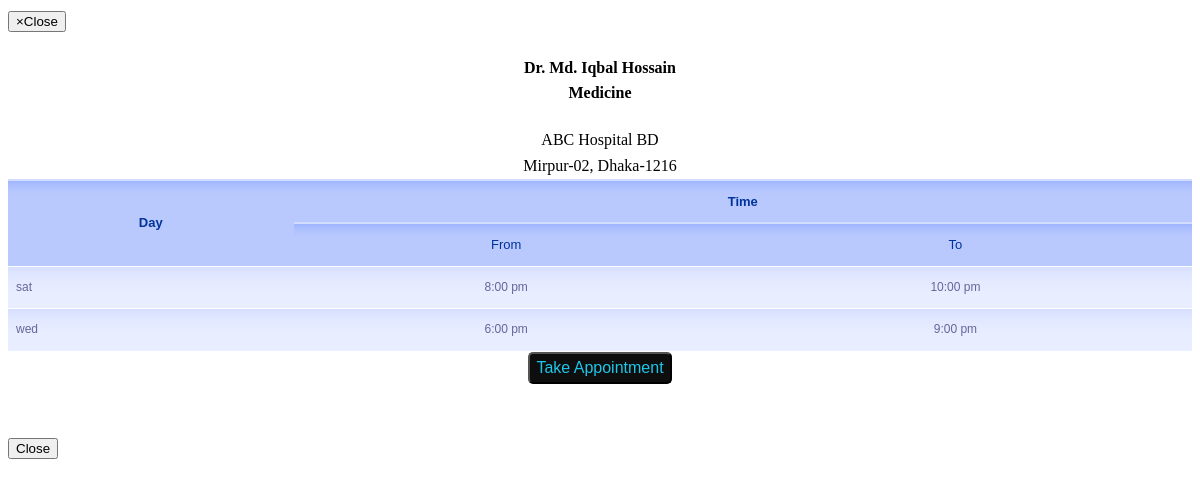
/public/website/schedule_modal.php?id=4, run on the app's committed database.
### tables this page shows
CREATE TABLE schedule (
  schedule_id INT(11) NOT NULL AUTO_INCREMENT,
  doctor_id INT(11) NOT NULL,
  hospital_id INT(11) NOT NULL,
  doctor_contact VARCHAR(25) DEFAULT NULL,
  doctor_asst_contact VARCHAR(25) DEFAULT NULL,
  fee VARCHAR(25) DEFAULT NULL,
  will_join VARCHAR(50) DEFAULT NULL,
  room VARCHAR(50) DEFAULT NULL,
  availability VARCHAR(25) DEFAULT 'yes',
  sat_aval VARCHAR(25) DEFAULT NULL,
  sat_from VARCHAR(25) DEFAULT NULL,
  sat_to VARCHAR(25) DEFAULT NULL,
  sat_max INT(11) DEFAULT NULL,
  sun_aval VARCHAR(25) DEFAULT NULL,
  sun_from VARCHAR(25) DEFAULT NULL,
  sun_to VARCHAR(25) DEFAULT NULL,
  sun_max INT(11) DEFAULT NULL,
  mon_aval VARCHAR(25) DEFAULT NULL,
  mon_from VARCHAR(25) DEFAULT NULL,
  mon_to VARCHAR(25) DEFAULT NULL,
  mon_max INT(11) DEFAULT NULL,
  tues_aval VARCHAR(25) DEFAULT NULL,
  tues_from VARCHAR(25) DEFAULT NULL,
  tues_to VARCHAR(25) DEFAULT NULL,
  tues_max INT(11) DEFAULT NULL,
  wed_aval VARCHAR(25) DEFAULT NULL,
  wed_from VARCHAR(25) DEFAULT NULL,
  wed_to VARCHAR(25) DEFAULT NULL,
  wed_max INT(11) DEFAULT NULL,
  thur_aval VARCHAR(25) DEFAULT NULL,
  thur_from VARCHAR(25) DEFAULT NULL,
  thur_to VARCHAR(25) DEFAULT NULL,
  thur_max INT(11) DEFAULT NULL,
  fri_aval VARCHAR(25) DEFAULT NULL,
  fri_from VARCHAR(25) DEFAULT NULL,
  fri_to VARCHAR(25) DEFAULT NULL,
  fri_max INT(11) DEFAULT NULL,
  PRIMARY KEY (doctor_id, hospital_id),
  UNIQUE INDEX UK_schedule_schedule_id (schedule_id),
  CONSTRAINT FK_schedule_doctor_doctor_id FOREIGN KEY (doctor_id)
    REFERENCES doctor(doctor_id) ON DELETE RESTRICT ON UPDATE RESTRICT,
  CONSTRAINT FK_schedule_hospital_hospital_id FOREIGN KEY (hospital_id)
    REFERENCES hospital(hospital_id) ON DELETE RESTRICT ON UPDATE RESTRICT
);

CREATE TABLE doctor (
  doctor_id INT(11) NOT NULL AUTO_INCREMENT,
  name VARCHAR(50) NOT NULL,
  speciality VARCHAR(255) NOT NULL,
  qualification TEXT NOT NULL,
  pic VARCHAR(255) DEFAULT NULL,
  gender VARCHAR(255) DEFAULT NULL,
  contact VARCHAR(255) DEFAULT NULL,
  fee VARCHAR(255) DEFAULT NULL,
  PRIMARY KEY (doctor_id),
  UNIQUE INDEX UK_doctor_doctor_id (doctor_id)
);

CREATE TABLE hospital (
  hospital_id INT(11) NOT NULL AUTO_INCREMENT,
  admin_id INT(11) NOT NULL,
  name VARCHAR(100) NOT NULL,
  address VARCHAR(255) NOT NULL,
  speciality VARCHAR(255) NOT NULL,
  description TEXT NOT NULL,
  phone VARCHAR(255) DEFAULT NULL,
  emergency VARCHAR(255) DEFAULT NULL,
  fax VARCHAR(255) DEFAULT NULL,
  email VARCHAR(50) DEFAULT NULL,
  lat FLOAT(10, 6) DEFAULT NULL,
  lng FLOAT(10, 6) DEFAULT NULL,
  PRIMARY KEY (hospital_id),
  CONSTRAINT FK_hospital_admin_admin_id FOREIGN KEY (admin_id)
    REFERENCES admin(admin_id) ON DELETE RESTRICT ON UPDATE RESTRICT
);

### public/website/schedule_modal.php (the view, shortened to what this page needs)
<!DOCTYPE html>
<html lang="en">
<head>
    <link href="../admin/hospital/assets/css/table.css" rel="stylesheet">
</head>
<body>
<?php
include("../../includes/db_connection.php");
        if(isset($_GET['id'])){
            $id = $_GET['id'];
            $id=(int)$id;
            $sql = "SELECT
                      d.name AS doc_name,
                      h.name AS h_name,
                      h.address AS address,
                      s.doctor_asst_contact AS asst,
                      s.schedule_id AS s_id,
                      d.speciality AS sp,
                      d.qualification AS q,
                      s.availability,
                      s.will_join,
                      s.sat_aval,
                      s.sat_from,
                      s.sat_to,
                      s.sat_max,
                      s.sun_aval,
                      s.sun_from,
                      s.sun_to,
                      s.sun_max,
                      s.mon_aval,
                      s.mon_from,
                      s.mon_to,
                      s.mon_max,
                      s.tues_aval,
                      s.tues_from,
                      s.tues_to,
                      s.tues_max,
                      s.wed_aval,
                      s.wed_from,
                      s.wed_to,
                      s.wed_max,
                      s.thur_aval,
                      s.thur_from,
                      s.thur_to,
                      s.thur_max,
                      s.fri_aval,
                      s.fri_from,
                      s.fri_to,
                      s.fri_max
                      FROM hospital h, schedule s,doctor d
                      WHERE
                      s.doctor_id={$id} AND
                      h.hospital_id=s.hospital_id AND
                      d.doctor_id=s.doctor_id";
            $doc=mysqli_query($connection,$sql);
            $doc_name = mysqli_fetch_assoc($doc);
            $result=mysqli_query($connection,$sql);
?>
<div class="modal-header">
    <button type="button" class="close" data-dismiss="modal"><span aria-hidden="true">&times;</span><span class="sr-only">Close</span></button>
    <h4 class="modal-title" id="memberModalLabel" align="center"><?php echo $doc_name['doc_name'].'<br>'.$doc_name['sp']; ?></h4>
</div>
<div class="dash">
    <div class="modal-body">
        <?php
        while($row = mysqli_fetch_assoc($result)){
            $table=true;
            ?>
        <div class="row" align="center">
            <label><?php echo $row['h_name'].'<br>'.$row['address'] ?></label>
            <br>
        </div>
        <table id="gradient-style" <?php if($table==false) echo "hidden" ?> >
    </div>
    <thead>
        <th rowspan="2" style="text-align: center"><b>Day</b></th>
        <th colspan="2" style="text-align: center"><b>Time</b></th>
    <tr>
        <th style="text-align: center">From</th>
        <th style="text-align: center">To</th>
    </tr>
    </thead>
    <?php
    if($row['sat_aval']=="yes"){
        echo '<tr>';
        echo '<td>sat</td>';
        echo '<td style="text-align: center">'.date("g:i a", strtotime($row['sat_from'])).'</td>';
        echo '<td style="text-align: center">'.date("g:i a", strtotime($row['sat_to'])).'</td>';
    }
    ?>
    <?php
    if($row['wed_aval']=="yes"){
        echo '<tr>';
        echo '<td>wed</td>';
        echo '<td style="text-align: center">'.date("g:i a", strtotime($row['wed_from'])).'</td>';
        echo '<td style="text-align: center">'.date("g:i a", strtotime($row['wed_to'])).'</td>';
    }
    ?>
    <div class="row" align="center">
        <button class="button" style="display: <?php
        if($table==false){
            echo "none";
        }
        ?>"
                onclick=window.open('appointment.php?<?php echo "sid=".$row['s_id']; ?>','_blank')>Take Appointment</button>
    </div>
        <br>
        <br>
       <?php } ?>
    </div>
<?php
}
?>
    <div class="modal-footer">
        <button type="button" class="btn btn-default" data-dismiss="modal"">Close</button>
    </div>
</body>
</html>

### public/admin/hospital/assets/css/table.css (style rules this page uses)
body { line-height: 1.6em; }
#gradient-style { font-family: "Lucida Sans Unicode", "Lucida Grande", Sans-Serif; font-size: 12px; margin: 0px; width: 100%; text-align: left; border-collapse: collapse; }
#gradient-style th { font-size: 13px; font-weight: normal; padding: 8px; background: #b9c9fe url('table-images/gradhead.png') repeat-x; border-top: 2px solid #d3ddff; border-bottom: 1px solid #fff; color: #039; }
#gradient-style td { padding: 8px; border-bottom: 1px solid #fff; color: #669; border-top: 1px solid #fff; background: #e8edff url('table-images/gradback.png') repeat-x; }
.button { line-height: 1; display: inline-block; font-size: 1.2rem; text-decoration: none; border-radius: 5px; color: #fff; padding: 8px; background-color: #4b908f; }

### public/website/schedule_modal.php (style rules this page uses)
.button { line-height: 1; display: inline-block; font-size: 1.2rem; text-decoration: none; border-radius: 5px; color: #1DC7EA; padding: 6px; background-color: #0e0e0e; font-size: inherit; }

### data on the page
schedule: doctor.name "Dr. Md. Iqbal Hossain", doctor.speciality "Medicine", hospital.name "ABC Hospital BD", hospital.address "Mirpur-02, Dhaka-1216", sat_from "8:00 pm", sat_to "10:00 pm", wed_from "6:00 pm", wed_to "9:00 pm"
